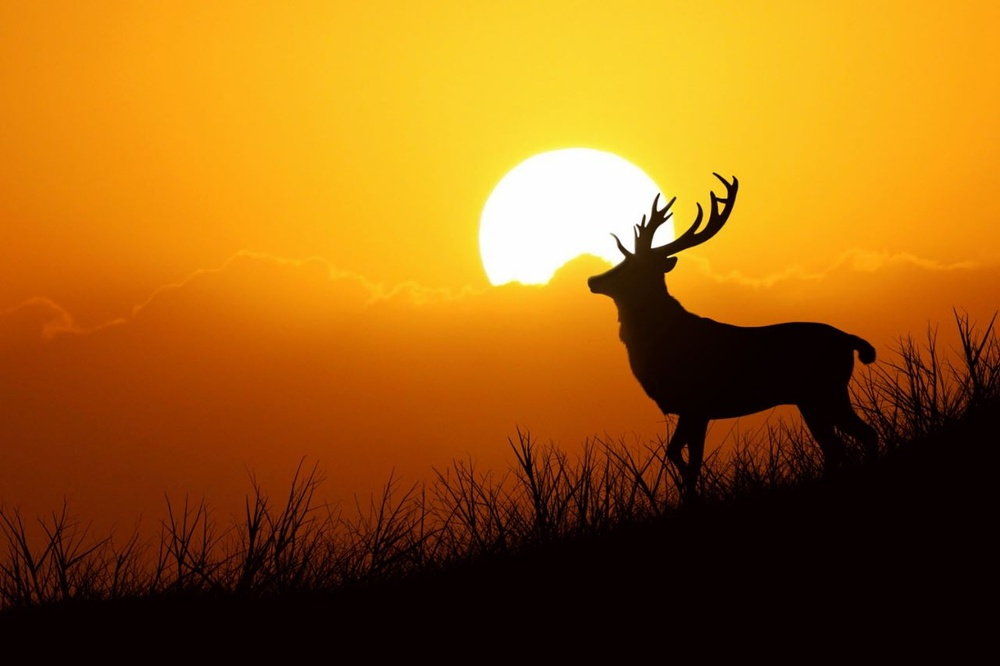
#> input picture ttl lab/lab 5/image.jpeg, 1000 x 666 px, shrunk from 1280 x 853 before the run
$ jupyter execute --allow-errors 1.ipynb
#> lines starting #> are read from the running program, lines starting #| are printed output that depends on the picture
# Lab-5

### extracting tables from HTML pages

[cell 1]
import pandas as pd
#> (the rest of this cell did not finish here and is left out)

#> (a cell that did not finish here is left out)

[cell 3]
import numpy as np
a = np.array([1,2,3])
print(a)
a = np.array([[1,2],[3,4]])
print(a)
a = np.array([1,2,3,4,5], ndmin = 2)
print(a)
a = np.array([1, 2, 3], dtype = complex)
print(a)

[cell 4]
a=np.array([[1,2,3],[4,5,6]])
a.shape

[cell 5]
a.ndim #shows no. of dimensions

[cell 6]
a.shape=(3,2) #fits the array to a particular shape
a

[cell 7]
b=a.reshape(2,3) #reshaping the array to fit it into a particular shape
b

[cell 8]
a=np.arange(24) #arranges the array upto the given no.
a

[cell 9]
x=np.arange(10,20,2) # arranges from the lower limit to the upper limit with a gap given
x

[cell 10]
b=a.reshape(2,4,3) #it makes an Array of 2 X 4 X 3
b

[cell 11]
x=np.array([1,2,3,4,5], dtype = np.int8)
print(x.itemsize)

[cell 12]
x=np.array([1,2,3,4,5])
print(x.flags)

[cell 13]
x=np.empty([3,2], dtype=int)
print(x)
# [4 lines of commented-out code are left out]

[cell 14]
x=np.ones([2,2], dtype=int)
x

[cell 15]
x=[1,2,3]
a=np.asarray(x)
a

[cell 16]
list=range(5)
it=iter(list)
x=np.fromiter(it, dtype=float)
x

[cell 17]
for x in np.nditer(a):
    print(x)
a=np.arange(10)
s=slice(2,7,2) # slice (start ,stop , step)
print(a[s])
b=a[2:7:2]
print(b)

[cell 18]
print(a)
print('The items in the second column are:')
print(a[...,1])
print('The items in the second row are:')
print(a[1,...])
# Now we will slice all items from column 1 onwards
print('The items column 1 onwards are:')
print(a[...,1:])

[cell 19]
print('Array containing sine values:')
sin=np.sin(a*np.pi/180)
print(sin)
print('Compute sine inverse of angles. Returned values are in radians.')
inv=np.arcsin(sin)
print(inv)

[cell 20]
x=np.array([1,2,3,4,1,2,5])
print(np.bincount(x))

[cell 21]
print('Check result by converting to degrees:')
print(np.degrees(inv))
print('arccos and arctan functions behave similarly:')
cos=np.cos(a*np.pi/180)
print(cos)
print('Inverse of cos:')
inv=np.arccos(cos)
print(inv)

[cell 22]
x=np.array([[1,2],[3,4]])
print(x.flatten())

[cell 23]
x=np.array([[1,2],[3,4]])
print(x.ravel())

[cell 24]
import cv2 as cv
from matplotlib import pyplot as plt
import numpy as np

img=cv.imread('image.jpeg', 1) # 1->colored, 0->grayscale, -1->unchanged
#> img is the input picture: shape (666, 1000, 3); mean B, G, R 18.8, 98.3, 155
print(type(img))
#| <class 'numpy.ndarray'>
print(img.shape)
#| (666, 1000, 3)
px=img[100,100] # pixel values of three channels
#> px = [12, 150, 246]
print(px)
#| [ 12 150 246]

cv.imshow('Image', img)
cv.waitKey()
cv.destroyAllWindows()

[cell 25]
# displays the grayscale image
b,g,r=cv.split(img)
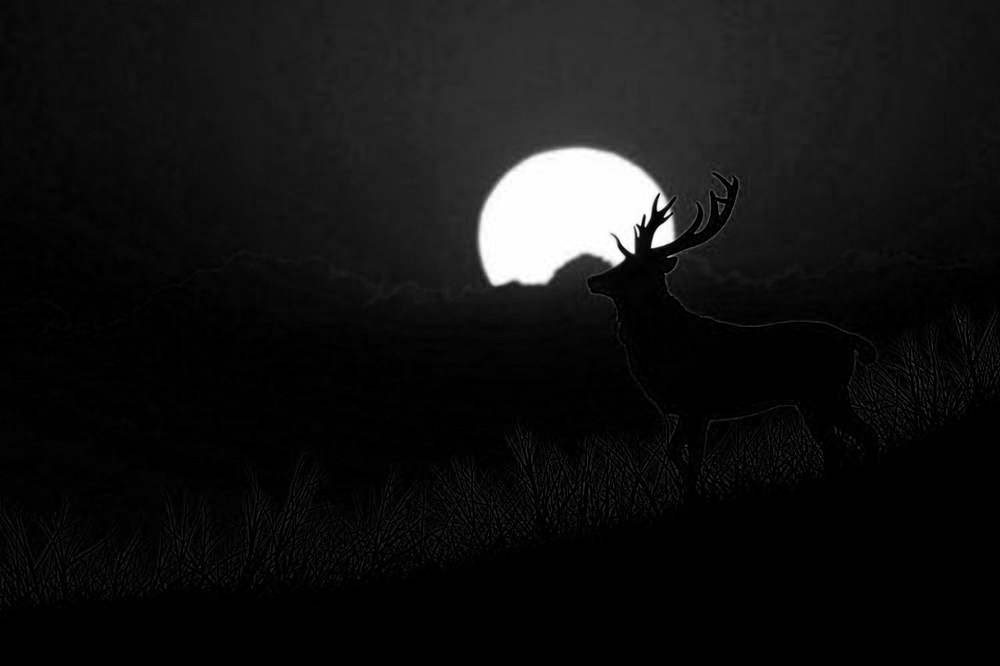
#> b: shape (666, 1000); min 0, max 255, mean 18.8
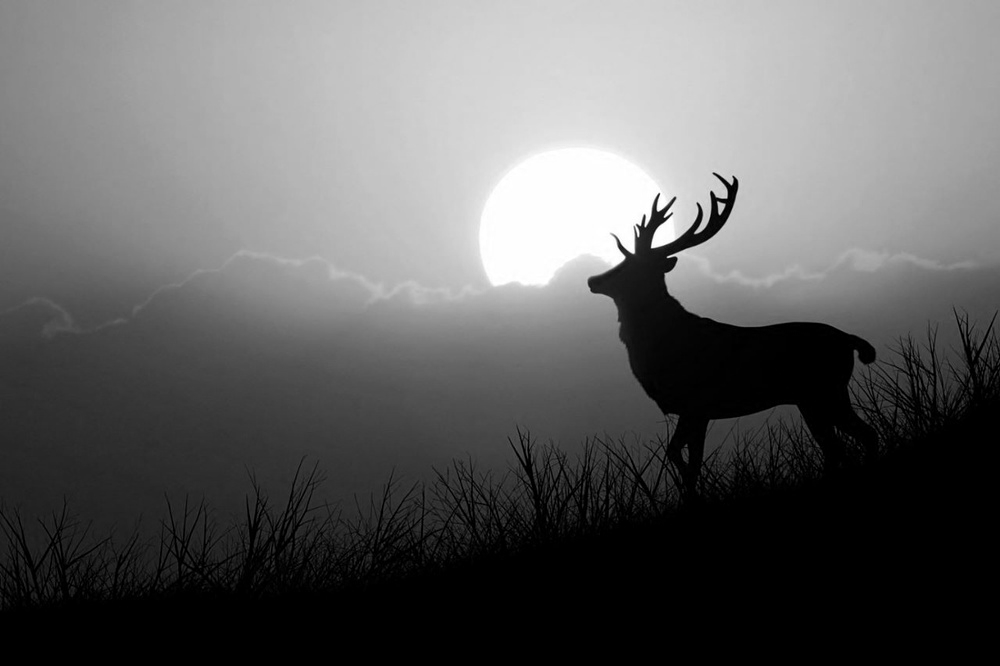
#> g: shape (666, 1000); min 0, max 255, mean 98.3
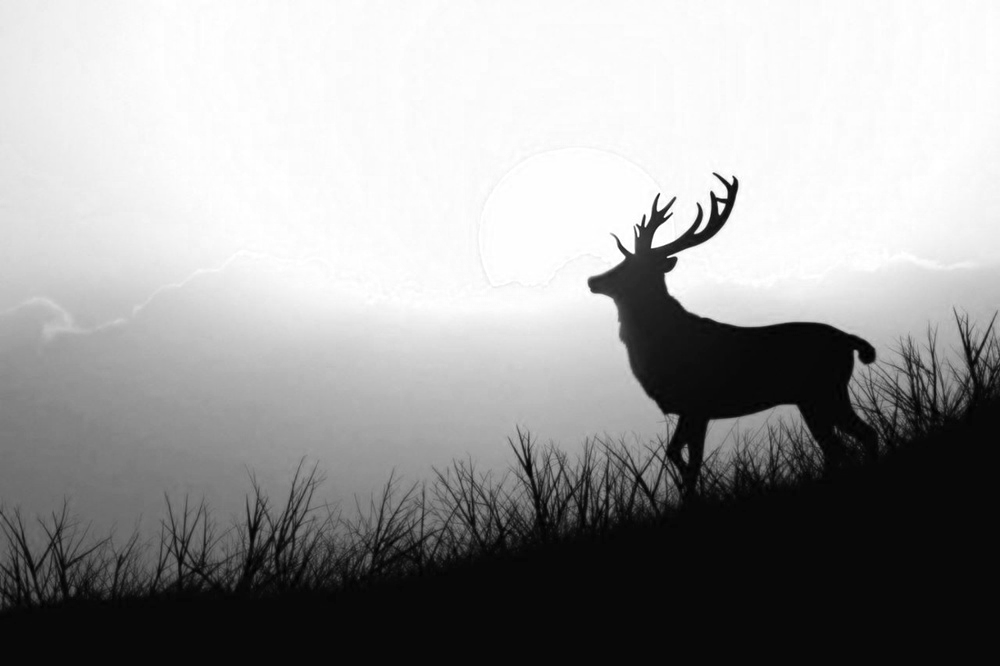
#> r: shape (666, 1000); min 0, max 255, mean 155
b=img[:,:,0]
g=img[:,:,1]
r=img[:,:,2]
cv.imshow('Image',r)
cv.waitKey()
cv.destroyAllWindows()

[cell 26]
# [7 lines of commented-out code are left out]
b1=255-b
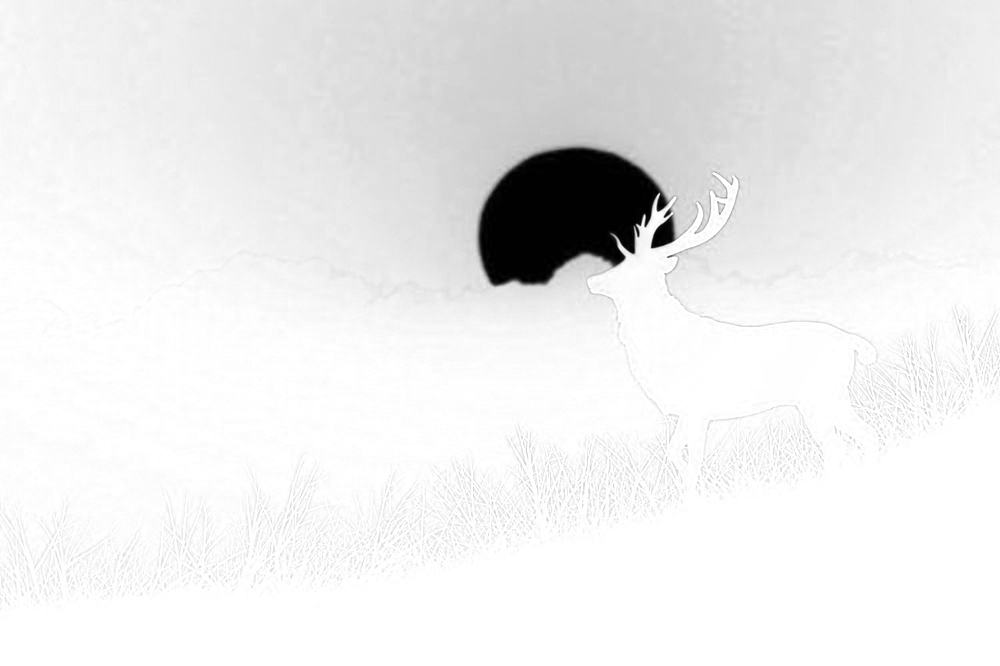
#> b1: shape (666, 1000); min 0, max 255, mean 236.2
g1=255-g
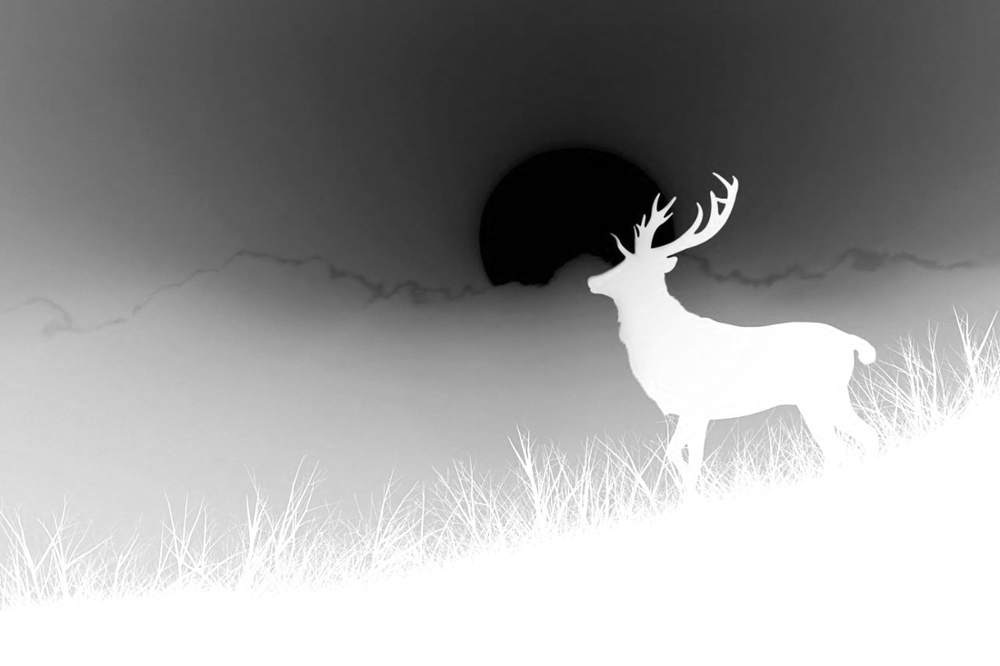
#> g1: shape (666, 1000); min 0, max 255, mean 156.7
r1=255-r
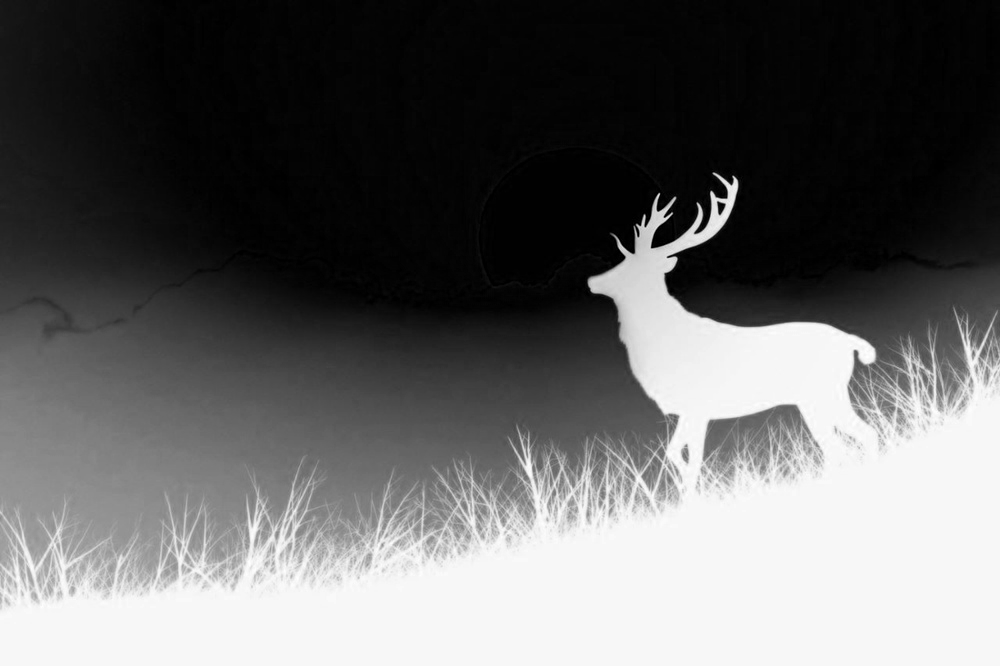
#> r1: shape (666, 1000); min 0, max 255, mean 100
img2=cv.merge((b1,g1,r1))
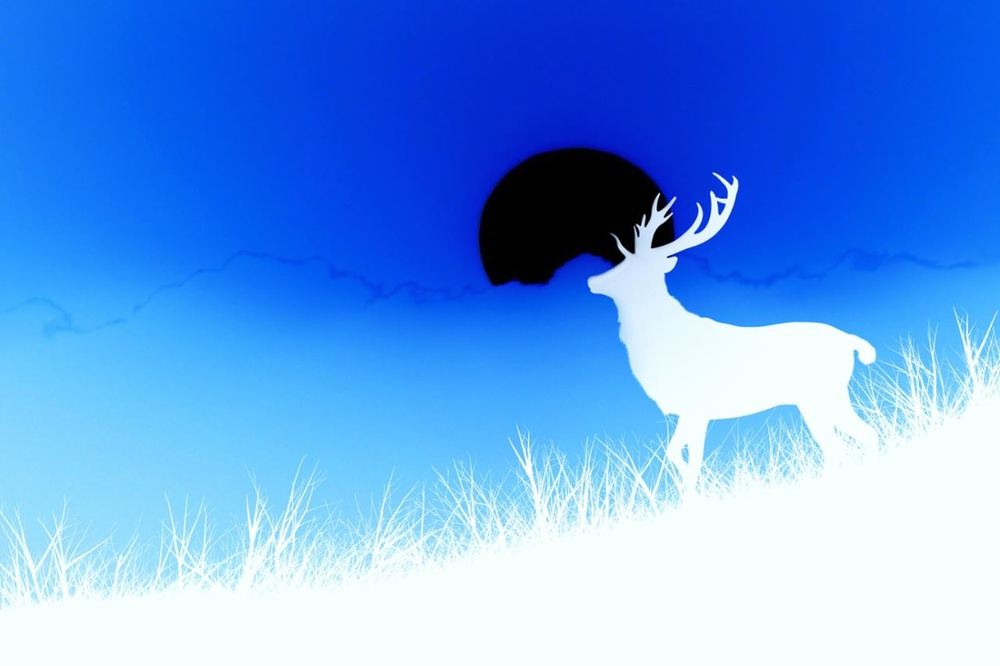
#> img2: shape (666, 1000, 3); mean B, G, R 236.2, 156.7, 100
cv.imshow('Image',img2)
cv.waitKey()
cv.destroyAllWindows()
